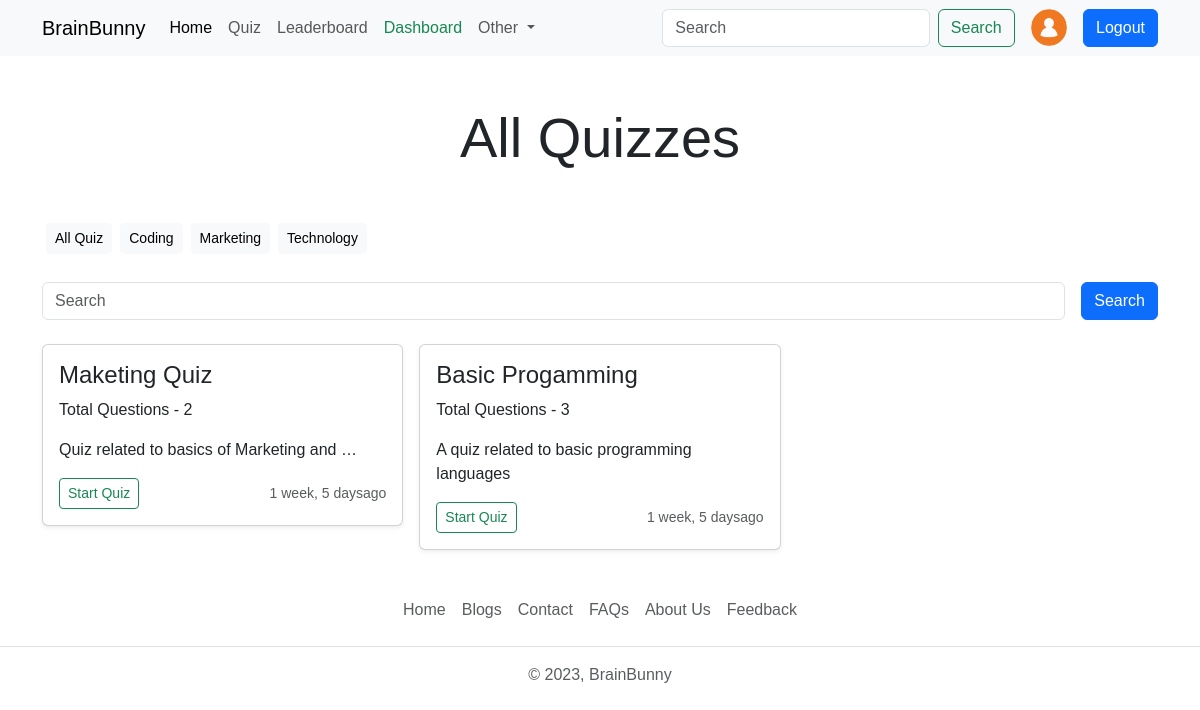
The app's page /quiz/all_quiz (signed in), older data.
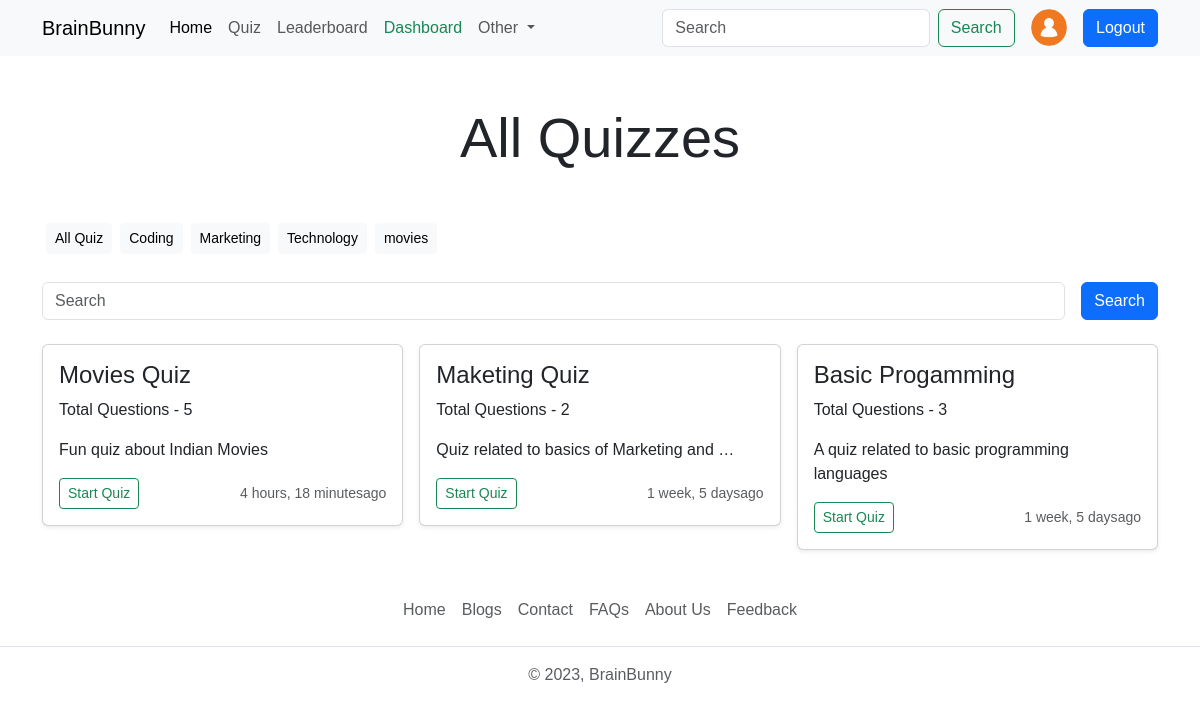
The same page, newer data.
### quiz/models.py (models this page shows, shortened)
class Category(models.Model):
    name = models.CharField(max_length = 15)
    class Meta:
        verbose_name_plural= 'Categories'

class Quiz(models.Model):
    title=models.CharField(max_length=255)
    description= models.TextField()
    category = models.ForeignKey(Category,on_delete=models.CASCADE)
    quiz_file = models.FileField(upload_to='quiz/')
    created_at=models.DateTimeField(auto_now_add=True)
    updated_at=models.DateTimeField(auto_now=True)
    class Meta:
        verbose_name_plural= "Quizzes"

class Question(models.Model):
    quiz = models.ForeignKey(Quiz,on_delete=models.CASCADE)
    text=models.TextField()

### quiz/views.py (the view)
# urls.py: path('all_quiz',views.all_quiz_view,name='all_quiz'),
@login_required(login_url='login')
def all_quiz_view(request):
    if(request.user.is_authenticated):
        user_object = User.objects.get(username=request.user)
        user_profile2 =Profile.objects.get(user=user_object)
    quizzes = Quiz.objects.order_by('-created_at')
    categories=Category.objects.all()
    context={"user_profile2":user_profile2,"quizzes":quizzes,"categories":categories}
    return render(request,"all-quiz.html", context)

### templates/all-quiz.html (shortened to what this page needs)
{% extends "index.html" %}
{% load static %}
{% block content %}
	<h1 class="display-4 text-center my-5">All Quizzes</h1>
	<div class="container">
		<div class="d-flex flex-wrap" >
			<a href="{% url "all_quiz" %}" class="btn btn-sm btn-light m-1">All Quiz</a>
			{% for category in categories  %}
				<a href="{% url "search" category.name %}" class="btn btn-sm btn-light m-1">{{category.name}}</a>
			{% endfor %}
		</div>
	</div>
	<form class="container d-flex my-4" role="search" method="get" action="{% url 'search' ' ' %}">
		<input name="q" class="form-control me-2" type="search" placeholder="Search" aria-label="Search">
		<a href="#" type="submit" class="btn btn-primary ms-2">Search</a>
	</form>
	<div class="container">
		<div class="row row-cols-1 row-cols-sm-1 row-cols-md-2 row-cols-lg-3 g-3">
			{% if quizzes|length > 0 %}
			{% for quiz in  quizzes %}
				<div class="col">
					<div class="card shadow-sm">
						<div class="card-body">
							<h4>{{quiz.title}}</h4>
							<p class="card-text">Total Questions - {{quiz.question_set.all|length}}</p>
							<p class="card-text">{{quiz.description | truncatewords:7}}</p>
							<div class="d-flex justify-content-between align-items-center">
								<div class="btn-group">
									<a href="{% url "quiz" quiz.id %}" type="button" class="btn btn-sm btn-outline-success">Start
										Quiz</a>
								</div>
								<small class="text-body-secondary">{{quiz.created_at | timesince}}ago</small>
							</div>
						</div>
					</div>
				</div>
			{% endfor %}
			{% else %}
				<div class="col-lg-12 col-md col-12">
					<p class="text-center text-danger fs-5">
						No Quiz Category Available
					</p>
				</div>
			{% endif %}
		</div>
	</div>
{% endblock content %}

Row changes from the older to the newer data that the page shows:
added Category: name "movies"
added Quiz: title "Movies Quiz", question_set.all|length "5", description "Fun quiz about Indian Movies", created_at "4 hours, 18 minutes"
